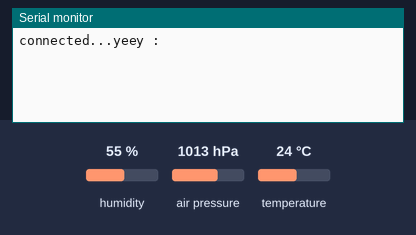
Bench run of a sketch on a simulated ESP8266 (NodeMCU). On the bench: the last lines printed to the serial monitor. Inputs (shaded band) come from the test bench; at power-on: humidity 55 %, air pressure 1013 hPa, temperature 24 °C. WiFi joins after 1.5 s; servers stay silent unless stated; uploads are accepted with an empty reply.

Above: at 3.7 s.
3.8 s: humidity set to 22 %
At 5.1 s:
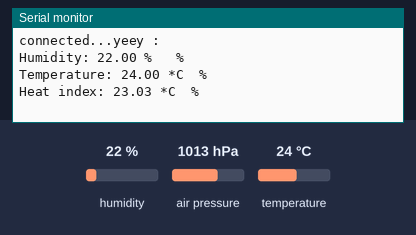
6.7 s: air pressure set to 952 hPa
At 10.4 s:
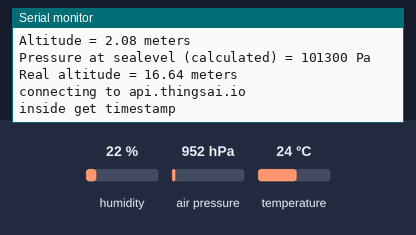
11.0 s: temperature set to 12 °C
At 12.0 s:
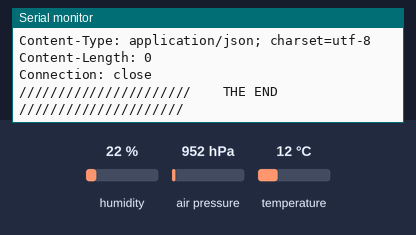
13.9 s: air pressure set to 975 hPa
At 16.6 s:
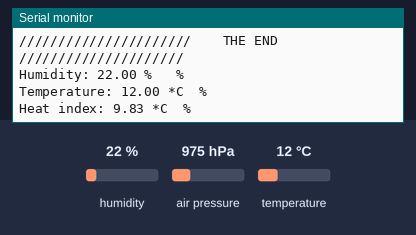
16.8 s: humidity set to 40 %
At 18.5 s:
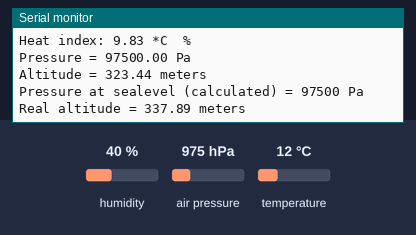

Measured:
- after the input at 3.8 s, the serial monitor: prints a new line after 0.73 s (image 1)

The sketch:

LWeatherStation.ino
```cpp
/***************************************************
  LOCAL WEATEHR STATION:::

  This is an example for the BMP180 Barometric Pressure & Temp Sensor and DHT11 temp and Humidity sensor

  BMP180 useS I2C to communicate, 2 pins are required to
  interface
  // Connect VCC of the BMP085 sensor to 3.3V (NOT 5.0V!)
  // Connect GND to Ground
  // connect i2c bus with SDA=D2 and SCL=D1 of NodeMCU

  // Connect SCL to i2c clock - on '168/'328 Arduino Uno/Duemilanove/etc thats Analog 5
  // Connect SDA to i2c data - on '168/'328 Arduino Uno/Duemilanove/etc thats Analog 4
  // EOC is not used, it signifies an end of conversion
  // XCLR is a reset pin, also not used here

  DHT11 uses normal gpio pins to interface with NodeMCU
  // Connect VCC or + of the DHT11 sensor to 3.3V (NOT 5.0V!)
  // Connect GND or - of the DHT11 to Ground
  // connect out of DHT11 to any gpio of nodeMCU (here to  d4 of nodemcu)

  returns


 ****************************************************/
//  INCLUDES libraries for DHT11
#include "DHT.h"
#define DHTPIN 2
#define DHTTYPE DHT11
DHT dht(DHTPIN, DHTTYPE);

// INCLUDES libraries for BMP180
#include <Wire.h>
#include <Adafruit_BMP085.h>
Adafruit_BMP085 bmp;


#include <SoftwareSerial.h>
SoftwareSerial mySerial(12, 13); // RX, TX

#include <ESP8266WiFi.h>          //https://github.com/esp8266/Arduino
#include <DNSServer.h>
#include <ESP8266WebServer.h>
#include "WiFiManager.h"          //https://github.com/tzapu/WiFiManager
#include <WiFiClientSecure.h>

int count=0,i,m,j,k;


//////////////////////////////////////// ALL DECLARATIONS for CLOUD //////////////////////////////
const char* host = "api.thingsai.io";                                 // OR host = devapi2.thethingscloud.com
const char* post_url = "/devices/deviceData";       // OR /api/v2/thingscloud2/_table/data_ac
const char* time_server = "baas.thethingscloud.com";             //this is to convert timestamp
const int httpPort = 80;
const int httpsPort = 443;
const char*  server = "api.thingsai.io";  // Server URL

char timestamp[10];

WiFiClient client;


/////////////////////////////////////////////////////////////////////////////////////////////////////////
void configModeCallback (WiFiManager *myWiFiManager)
{
  Serial.println("Entered config mode");             //*-*-*-*-*-*-*-*-*-*-*-*-*-*if control enters this function then net is not connected
  Serial.println(WiFi.softAPIP());                  // "WiFi.softAPIP() is for AP" , "WiFi.localIP() is for STA",

  Serial.println(myWiFiManager->getConfigPortalSSID());             //if you used auto generated SSID, print it
}
/////////////////////////////////////// TIMESTAMP CALCULATION function///////////////////////////////////////
int GiveMeTimestamp()
{
  unsigned long timeout = millis();

  while (client.available() == 0)
  {
    if (millis() - timeout > 50000)
    {
      client.stop();
      return 0;
    }
  }

while (client.available())
      {
        String line = client.readStringUntil('\r');                    //indexOf() is a funtion to search for smthng , it returns -1 if not found
        int pos = line.indexOf("\"timestamp\"");                       //search for "\"timestamp\"" from beginning of response got and copy all data after that , it'll be your timestamp
        if (pos >= 0)
        {
          int j = 0;
          for(j=0;j<10;j++)
          {
            timestamp[j] = line[pos + 12 + j];
          }
        }
      }
}
////////////////////////////////////////////////////////////////////////////////////////////////////////

void setup()
{
  delay(1000);
  dht.begin();
  bmp.begin();


  Serial.begin(115200);     //(19200,SERIAL_8E1) - data size = 8 bits , parity = Even , stop bit =  1bit
  mySerial.begin(115200);
  WiFiManager wifiManager;

  wifiManager.setAPCallback(configModeCallback);

  if(!wifiManager.autoConnect("iPankaj","80518051"))                   //wifiManager.autoConnect("AP-NAME", "AP-PASSWORD"); (OR) wifiManager.autoConnect("AP-NAME"); only ID no password (OR) wifiManager.autoConnect(); this will generate a ID by itself
  {
    Serial.println("failed to connect and hit timeout");     //control comes here after long time of creating Access point "NodeMCU" by NodeMCU and still it has not connected
    //reset and try again, or maybe put it to deep sleep
    ESP.reset();
    delay(1000);
  }

  //if you come here you have connected to the WiFi
  Serial.println("connected...yeey :");

}

void loop()
{
 // int analogValue = analogRead(outputpin);
{


/////////////////////////////////////// SEND THE QUERY AND RECEIVE THE RESPONSE///////////////////////

          // LOGIC FOR DHT11

            delay(2000);
            float h = dht.readHumidity();
            float t = dht.readTemperature();
            float f = dht.readTemperature(true);

            if (isnan(h) || isnan(t) || isnan(f))      // isnan ==> "is not a number"...returns 1 if " h  or t or f are not a number"
              {
                  Serial.println("Failed to read from DHT sensor!");
                  return;
              }

            float hic = dht.computeHeatIndex(t, h, false);

            Serial.print("Humidity: ");
            Serial.print(h);
            Serial.print(" %\t");
            Serial.print(" %\n");
            Serial.print("Temperature: ");
            Serial.print(t);
            Serial.print(" *C ");
            Serial.print(" %\n");
            Serial.print("Heat index: ");
            Serial.print(hic);
            Serial.print(" *C ");
            Serial.print(" %\n");
            delay(2000);

            //LOGIC FOR BMP180
              float pr= bmp.readPressure();
              float alt= bmp.readAltitude();
              float realAlt = bmp.readAltitude(101500);
              Serial.print("Pressure = ");
              Serial.print(pr);
              Serial.println(" Pa");

              // Calculate altitude assuming 'standard' barometric
              // pressure of 1013.25 millibar = 101325 Pascal
              Serial.print("Altitude = ");
              Serial.print(alt);
              Serial.println(" meters");

              Serial.print("Pressure at sealevel (calculated) = ");
              Serial.print(bmp.readSealevelPressure());
              Serial.println(" Pa");

            // you can get a more precise measurement of altitude
            // if you know the current sea level pressure which will
            // vary with weather and such. If it is 1015 millibars
            // that is equal to 101500 Pascals.
              Serial.print("Real altitude = ");
              Serial.print(realAlt);
              Serial.println(" meters");

              Serial.println();
              delay(3000);


  Serial.print("connecting to ");
  Serial.println(host);                          //defined upside :- host = devapi2.thethingscloud.com or 139.59.26.117

///////////////////////////////////// TIMESTAMP CODE SNIPPET /////////////////////////
Serial.println("inside get timestamp\n");
  if (!client.connect(time_server, httpPort))
  {
    return;                                                        //*-*-*-*-*-*-*-*-*-*
  }

  client.println("GET /api/timestamp HTTP/1.1");                            //Whats this part doing, i didnt get
  client.println("Host: baas.thethingscloud.com");
  client.println("Cache-Control: no-cache");
  client.println("Postman-Token: ea3c18c6-09ba-d049-ccf3-369a22a284b8");
  client.println();

GiveMeTimestamp();                        //it'll call the function which will get the timestamp response from the server
Serial.println("timestamp receieved");
Serial.println(timestamp);
///////////////////////////////////////////////////////////////////////////////

  Serial.println("inside ThingsCloudPost");


  String PostValue = "{\"device_id\":  61121696123, \"slave_id\": 2";
         PostValue = PostValue + ",\"dts\":" +timestamp;
   PostValue = PostValue +",\"data\":{\"Humidity\":" + h +",\"Temperature\":" + t +", \"Pressure\":" + pr +",\"Real Altitude\":" + realAlt +", \"Heat index\":" + hic +" }"+"}";


  Serial.println(PostValue);

/* create an instance of WiFiClientSecure */
    WiFiClientSecure client;

    Serial.println("Connect to server via port 443");
    if (!client.connect(server, 443)){
        Serial.println("Connection failed!");
    } else {
        Serial.println("Connected to server!");
        /* create HTTP request */

        client.println("POST /devices/deviceData HTTP/1.1");
        client.println("Host: api.thingsai.io");
        //client.println("Connection: close");
        client.println("Content-Type: application/json");
        client.println("cache-control: no-cache");
        client.println("Authorization: Bearer eyJ0eXAiOiJKV1QiLCJhbGciOiJIUzI1NiJ9.IjVhMzBkZDFkN2QwYjNhNGQzODkwYzQ4OSI.kaY6OMj5cYlWNqC2PNTkXs9PKy6_m9tdW5AG7ajfVlY");
        client.print("Content-Length: ");
        client.println(PostValue.length());
        client.println();
        client.println(PostValue);
//////////////////////////////////POSTING the data on to the cloud is done and now get the response form cloud server//////////////////
 Serial.print("Waiting for response ");
        while (!client.available()){
            delay(50); //
            Serial.print(".");
        }
        /* if data is available then receive and print to Terminal */
        while (client.available()) {
            char c = client.read();
            Serial.write(c);
        }

        /* if the server disconnected, stop the client */
        if (!client.connected()) {
            Serial.println();
            Serial.println("Server disconnected");
            client.stop();
        }
    }
Serial.println("//////////////////////    THE END     /////////////////////");
delay(3000);
}
}
```
